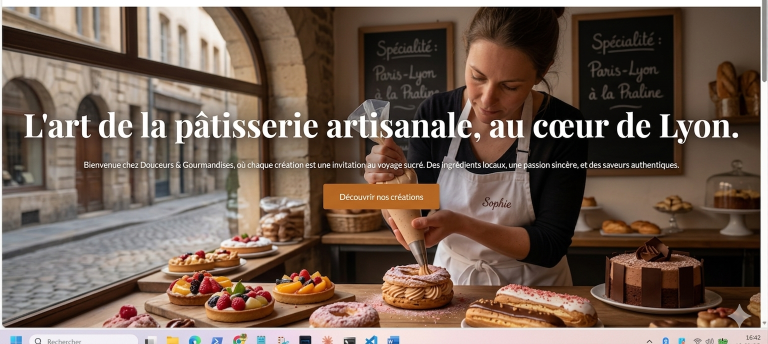
#> input picture images/hero/sophie-atelier-original.png, 1535 x 688 px, found by its file name (shown at 1/2 size)
$ python remove_text.py
#> lines starting #> are read from the running program, lines starting #| are printed output that depends on the picture
from PIL import Image, ImageFilter

src = r'C:/GeminiProjects/douceurs-gourmandises/images/hero/sophie-atelier-original.png'
dst = r'C:/GeminiProjects/douceurs-gourmandises/images/hero/sophie-atelier.png'

img = Image.open(src)
#> img is the input picture: PIL image 1535x688 RGBA; mean R, G, B, A 115.1, 95.7, 83.3, 255
w, h = img.size
#> w = 1535; h = 688
print(f"Taille: {w}x{h}")
#| Taille: 1535x688

# Texte visible sur toute la largeur, ~60% du haut
text_box = (0, 0, w, 420)
#> text_box = (0, 0, 1535, 420)

region = img.crop(text_box)
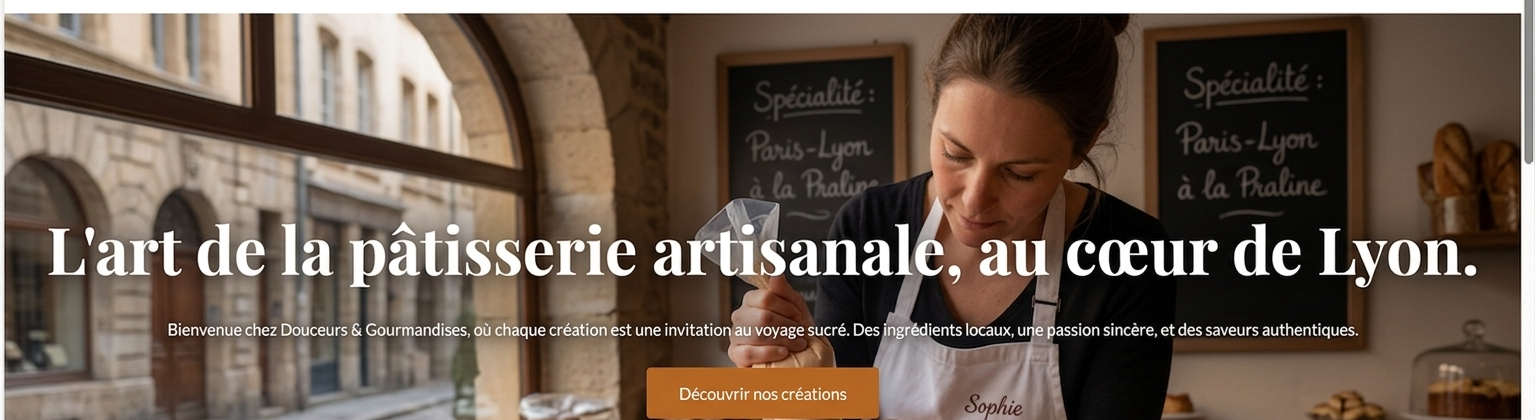
#> region: PIL image 1535x420 RGBA; mean R, G, B, A 106.7, 90.9, 78.8, 255
for _ in range(15):
    region = region.filter(ImageFilter.GaussianBlur(radius=20))
#> this loop made 15 passes
#> pass 1, `region = region.filter(ImageFilter.GaussianBlur(radius=20))`:
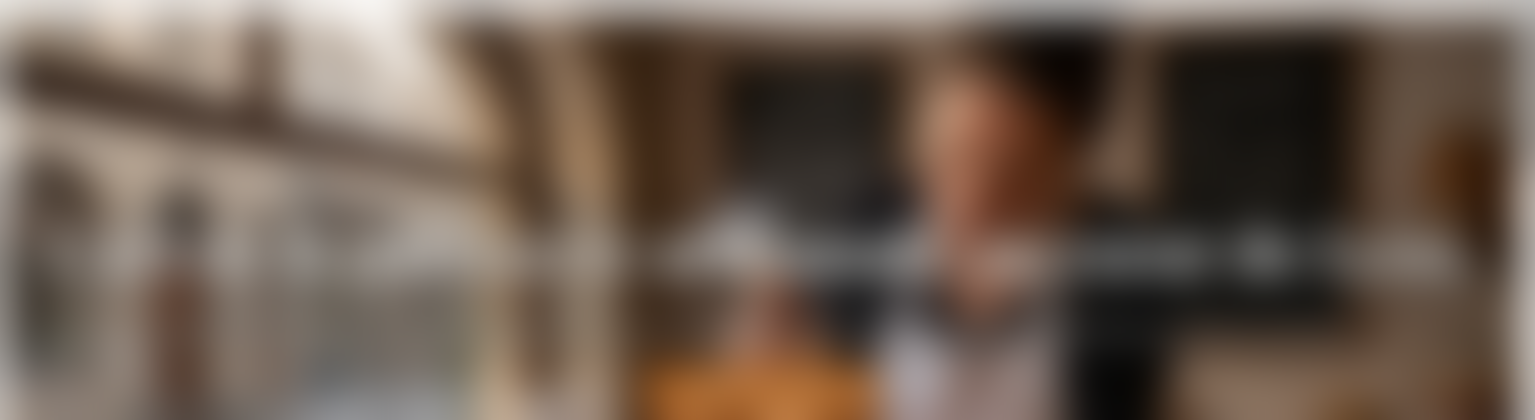
#> region: PIL image 1535x420 RGBA; mean R, G, B, A 107.8, 92.2, 80.2, 255
#> pass 2, `region = region.filter(ImageFilter.GaussianBlur(radius=20))`:
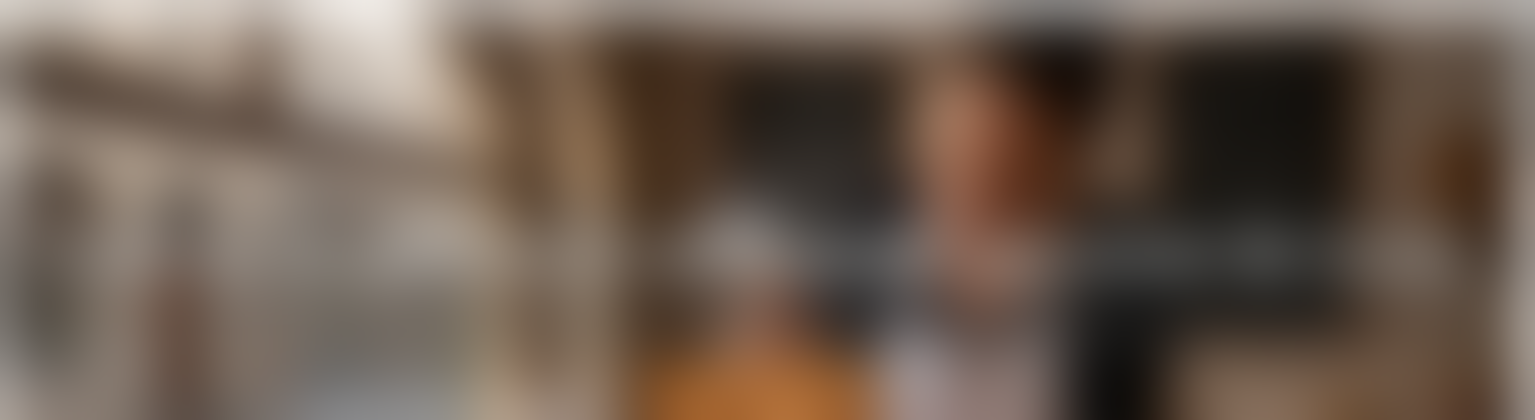
#> region: PIL image 1535x420 RGBA; mean R, G, B, A 108.3, 92.7, 80.8, 255
#> after the loop:
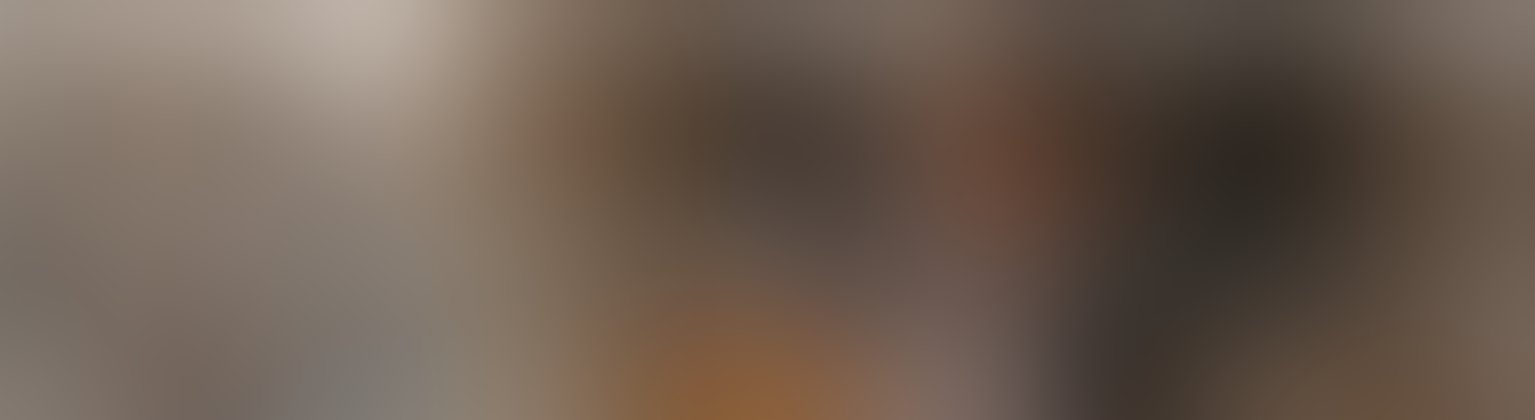
#> region: PIL image 1535x420 RGBA; mean R, G, B, A 109.1, 93.6, 81.7, 255

img.paste(region, text_box)
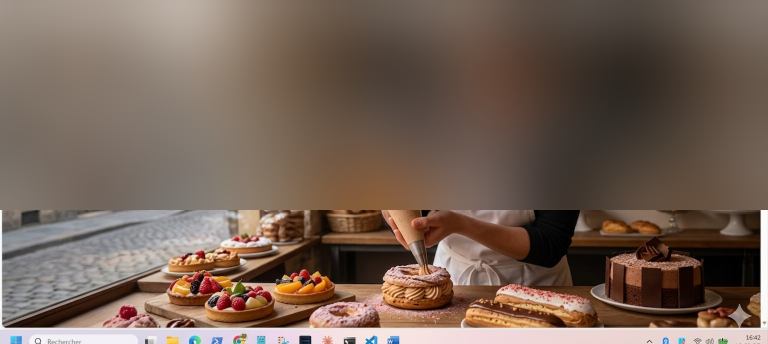
#> img: PIL image 1535x688 RGBA (shown at 1/2 size); mean R, G, B, A 116.6, 97.4, 85.1, 255
img.save(dst)
print("Image sauvegardée.")

check = img.convert('RGB').resize((300, 135))
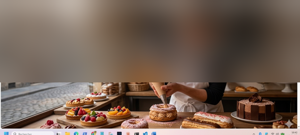
#> check: PIL image 300x135 RGB; mean R, G, B 116.6, 97.3, 85.1
check.save(r'C:/GeminiProjects/douceurs-gourmandises/images/hero/thumb_result.jpg', quality=60)
print("Miniature OK.")
